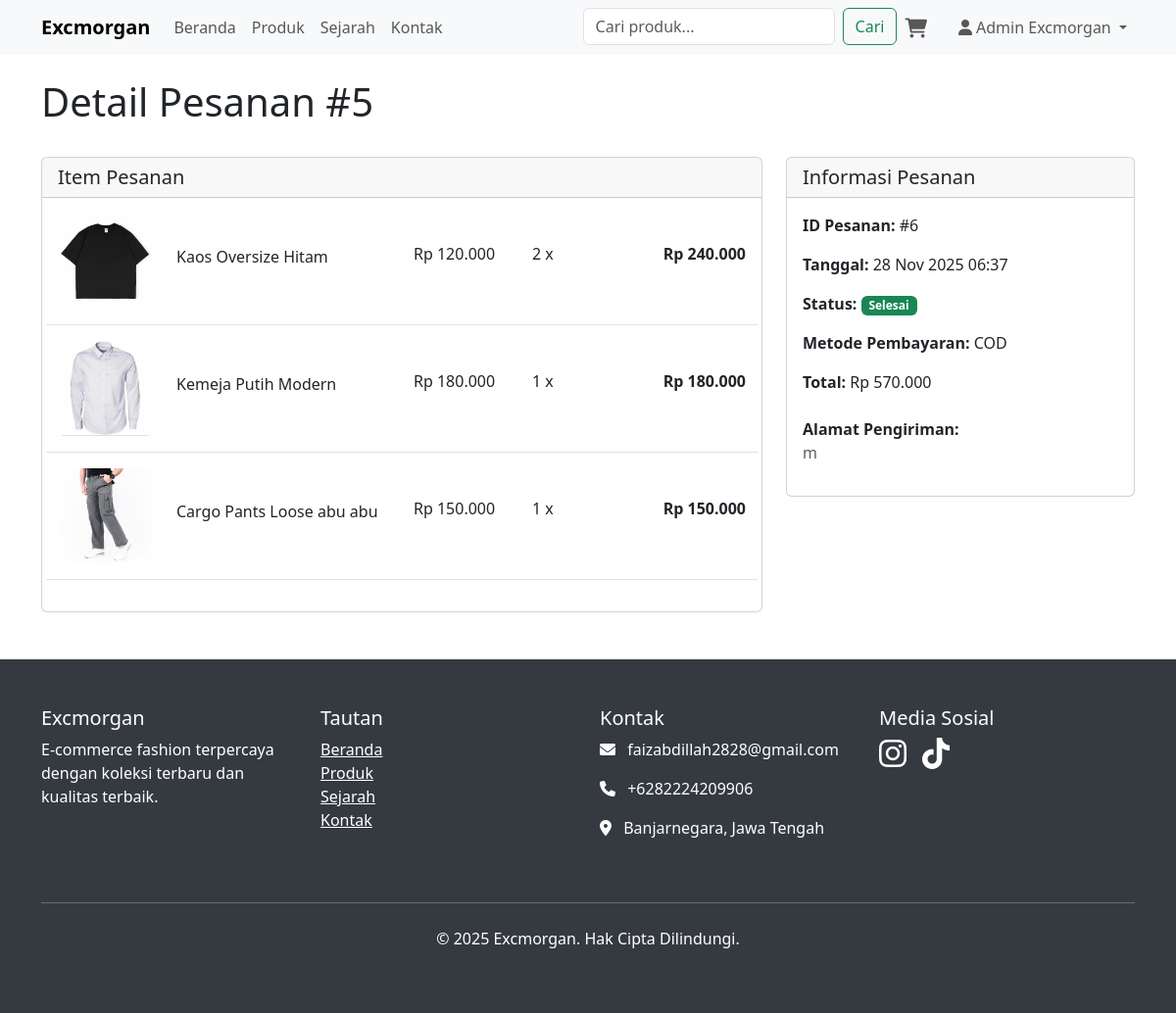
Page /order_detail.php?id=5 (signed in) on the committed database.
### tables this page shows
CREATE TABLE `order_items` (
  `id` int(11) NOT NULL,
  `order_id` int(11) NOT NULL,
  `product_id` int(11) NOT NULL,
  `product_name` varchar(255) NOT NULL,
  `product_price` decimal(10,2) NOT NULL,
  `quantity` int(11) NOT NULL,
  `total_price` decimal(10,2) NOT NULL
);

CREATE TABLE `products` (
  `id` int(11) NOT NULL,
  `name` varchar(255) NOT NULL,
  `description` text DEFAULT NULL,
  `price` decimal(10,2) NOT NULL,
  `image_url` varchar(500) DEFAULT NULL,
  `is_active` tinyint(1) DEFAULT 1,
  `created_at` timestamp NOT NULL DEFAULT current_timestamp(),
  `updated_at` timestamp NOT NULL DEFAULT current_timestamp() ON UPDATE current_timestamp()
);

CREATE TABLE `orders` (
  `id` int(11) NOT NULL,
  `user_id` int(11) NOT NULL,
  `total_amount` decimal(10,2) NOT NULL,
  `status` enum('Diproses','Dikirim','Selesai','Dibatalkan') DEFAULT 'Diproses',
  `shipping_address` text NOT NULL,
  `payment_method` varchar(50) NOT NULL,
  `created_at` timestamp NOT NULL DEFAULT current_timestamp(),
  `updated_at` timestamp NOT NULL DEFAULT current_timestamp() ON UPDATE current_timestamp()
);

### config/functions.php (called while the page is built, shortened)
<?php
require_once 'database.php';
function getSiteSettings() {
    global $pdo;
    $stmt = $pdo->query("SELECT key_name, value FROM site_settings");
    $settings = $stmt->fetchAll(PDO::FETCH_KEY_PAIR);
    return $settings;
}
function getOrderDetails($order_id) {
    global $pdo;
    $stmt = $pdo->prepare("
        SELECT o.*, oi.*, p.image_url
        FROM orders o
        JOIN order_items oi ON o.id = oi.order_id
        JOIN products p ON oi.product_id = p.id
        WHERE o.id = :order_id
    ");
    $stmt->bindParam(':order_id', $order_id);
    $stmt->execute();
    return $stmt->fetchAll(PDO::FETCH_ASSOC);
}
function getImageUrl($image_path) {
    return $image_path;
}
?>

### order_detail.php (the view, shortened to what this page needs)
<?php
require_once 'config/functions.php';
$order_id = isset($_GET['id']) ? (int)$_GET['id'] : 0;
$order_details = getOrderDetails($order_id);
$order_info = $order_details[0];
?>
<div class="d-flex justify-content-between align-items-center mb-4">
    <h1>Detail Pesanan #<?php echo $order_id; ?></h1>
</div>
<div class="row">
    <div class="col-md-8">
        <div class="card">
            <div class="card-header">
                <h5 class="card-title mb-0">Item Pesanan</h5>
            </div>
            <div class="card-body">
                <?php foreach ($order_details as $item): ?>
                    <div class="row align-items-center mb-3 pb-3 border-bottom">
                        <div class="col-md-2">
                            <img src="<?php echo htmlspecialchars(getImageUrl($item['image_url'])); ?>" class="img-fluid rounded" alt="<?php echo htmlspecialchars($item['product_name']); ?>">
                        </div>
                        <div class="col-md-4">
                            <h6><?php echo htmlspecialchars($item['product_name']); ?></h6>
                        </div>
                        <div class="col-md-2">
                            <p>Rp <?php echo number_format($item['product_price'], 0, ',', '.'); ?></p>
                        </div>
                        <div class="col-md-2">
                            <p><?php echo $item['quantity']; ?> x</p>
                        </div>
                        <div class="col-md-2 text-end">
                            <p class="fw-bold">Rp <?php echo number_format($item['total_price'], 0, ',', '.'); ?></p>
                        </div>
                    </div>
                <?php endforeach; ?>
            </div>
        </div>
    </div>
    <div class="col-md-4">
        <div class="card">
            <div class="card-header">
                <h5 class="card-title mb-0">Informasi Pesanan</h5>
            </div>
            <div class="card-body">
                <div class="mb-3">
                    <strong>ID Pesanan:</strong> #<?php echo $order_info['id']; ?>
                </div>
                <div class="mb-3">
                    <strong>Tanggal:</strong> <?php echo date('d M Y H:i', strtotime($order_info['created_at'])); ?>
                </div>
                <div class="mb-3">
                    <strong>Status:</strong>
                    <span class="badge
                        <?php
                        switch($order_info['status']) {
                            case 'Selesai': echo 'bg-success'; break;
                        }
                        ?>">
                        <?php echo $order_info['status']; ?>
                    </span>
                </div>
                <div class="mb-3">
                    <strong>Metode Pembayaran:</strong> <?php echo htmlspecialchars($order_info['payment_method']); ?>
                </div>
                <div class="mb-4">
                    <strong>Total:</strong> Rp <?php echo number_format($order_info['total_amount'], 0, ',', '.'); ?>
                </div>
                <div>
                    <strong>Alamat Pengiriman:</strong>
                    <p class="text-muted"><?php echo htmlspecialchars($order_info['shipping_address']); ?></p>
                </div>
            </div>
        </div>
    </div>
</div>
<?php
$content = ob_get_clean();
include 'includes/layout.php';
?>

### includes/layout.php (shortened to what this page needs)
<!DOCTYPE html>
<html lang="id">
<head>
    <link href="https://cdn.jsdelivr.net/npm/bootstrap@5.3.0/dist/css/bootstrap.min.css" rel="stylesheet">
    <link rel="stylesheet" href="https://cdnjs.cloudflare.com/ajax/libs/font-awesome/6.0.0/css/all.min.css">
</head>
<body>
    <nav class="navbar navbar-expand-lg navbar-light bg-light sticky-top">
        <div class="container">
            <a class="navbar-brand fw-bold" href="index.php">Excmorgan</a>
            <div class="collapse navbar-collapse" id="navbarNav">
                <ul class="navbar-nav me-auto">
                    <li class="nav-item">
                        <a class="nav-link" href="index.php">Beranda</a>
                    </li>
                    <li class="nav-item">
                        <a class="nav-link" href="products.php">Produk</a>
                    </li>
                    <li class="nav-item">
                        <a class="nav-link" href="history.php">Sejarah</a>
                    </li>
                    <li class="nav-item">
                        <a class="nav-link" href="contact.php">Kontak</a>
                    </li>
                </ul>
                <ul class="navbar-nav">
                    <li class="nav-item">
                        <form class="d-flex" method="GET" action="products.php">
                            <input class="form-control me-2" type="search" name="search" placeholder="Cari produk..."
                                   value="<?php echo isset($_GET['search']) ? htmlspecialchars($_GET['search']) : ''; ?>">
                            <button class="btn btn-outline-success" type="submit">Cari</button>
                        </form>
                    </li>
                    <li class="nav-item me-3">
                        <a href="cart.php" class="nav-link position-relative">
                            <i class="fas fa-shopping-cart fa-lg"></i>
                        </a>
                    </li>
                    <?php if (isset($_SESSION['user_id'])): ?>
                        <li class="nav-item dropdown">
                            <a class="nav-link dropdown-toggle" href="#" id="navbarDropdown" role="button" data-bs-toggle="dropdown">
                                <i class="fas fa-user"></i> <?php echo htmlspecialchars($_SESSION['user_name']); ?>
                            </a>
                        </li>
                    <?php else: ?>
                        <li class="nav-item">
                            <a href="login.php" class="btn btn-outline-primary">Masuk</a>
                        </li>
                    <?php endif; ?>
                </ul>
            </div>
        </div>
    </nav>
    <main class="container mt-4">
        <?php echo $content; ?>
    </main>
    <footer class="py-5 mt-5">
        <div class="container">
            <div class="row">
                <div class="col-md-3 mb-4">
                    <h5>Excmorgan</h5>
                    <p>E-commerce fashion terpercaya dengan koleksi terbaru dan kualitas terbaik.</p>
                </div>
                <div class="col-md-3 mb-4">
                    <h5>Tautan</h5>
                    <ul class="list-unstyled">
                        <li><a href="index.php" class="text-white">Beranda</a></li>
                        <li><a href="products.php" class="text-white">Produk</a></li>
                        <li><a href="history.php" class="text-white">Sejarah</a></li>
                        <li><a href="contact.php" class="text-white">Kontak</a></li>
                    </ul>
                </div>
                <div class="col-md-3 mb-4">
                    <h5>Kontak</h5>
                    <?php
                    $site_settings = getSiteSettings();
                    if (isset($site_settings['contact_email'])): ?>
                        <p><i class="fas fa-envelope me-2"></i> <?php echo $site_settings['contact_email']; ?></p>
                    <?php endif; ?>
                    <?php if (isset($site_settings['contact_phone'])): ?>
                        <p><i class="fas fa-phone me-2"></i> <?php echo $site_settings['contact_phone']; ?></p>
                    <?php endif; ?>
                    <?php if (isset($site_settings['address'])): ?>
                        <p><i class="fas fa-map-marker-alt me-2"></i> <?php echo $site_settings['address']; ?></p>
                    <?php endif; ?>
                </div>
                <div class="col-md-3 mb-4">
                    <h5>Media Sosial</h5>
                    <div class="d-flex">
                        <?php if (isset($site_settings['instagram'])): ?>
                            <a href="<?php echo $site_settings['instagram']; ?>" target="_blank" class="text-white me-3">
                                <i class="fab fa-instagram fa-2x"></i>
                            </a>
                        <?php endif; ?>
                        <?php if (isset($site_settings['tiktok'])): ?>
                            <a href="<?php echo $site_settings['tiktok']; ?>" target="_blank" class="text-white">
                                <i class="fab fa-tiktok fa-2x"></i>
                            </a>
                        <?php endif; ?>
                    </div>
                </div>
            </div>
            <hr class="my-4">
            <div class="text-center">
                <p>&copy; <?php echo date('Y'); ?> Excmorgan. Hak Cipta Dilindungi.</p>
            </div>
        </div>
    </footer>
</body>
</html>

### includes/layout.php (style rules this page uses)
footer { background-color: #343a40; color: white; margin-top: 50px; }

### rows in the picture
order_items: product.image_url (picture), product_name "Kaos Oversize Hitam", product_price "120.000", quantity "2", total_price "240.000", id "6"
order_items: product.image_url (picture), product_name "Kemeja Putih Modern", product_price "180.000", quantity "1", total_price "180.000"
order_items: product.image_url (picture), product_name "Cargo Pants Loose abu abu", product_price "150.000", quantity "1", total_price "150.000"
orders: created_at "28 Nov 2025 06:37", status "Selesai", payment_method "COD", total_amount "570.000", shipping_address "m"

### other values in the picture
$_SESSION['user_name'] "Admin Excmorgan"
$order_id "5"
$site_settings['contact_email'] "faizabdillah2828@gmail.com"
$site_settings['contact_phone'] "+6282224209906"
$site_settings['address'] "Banjarnegara, Jawa Tengah"
